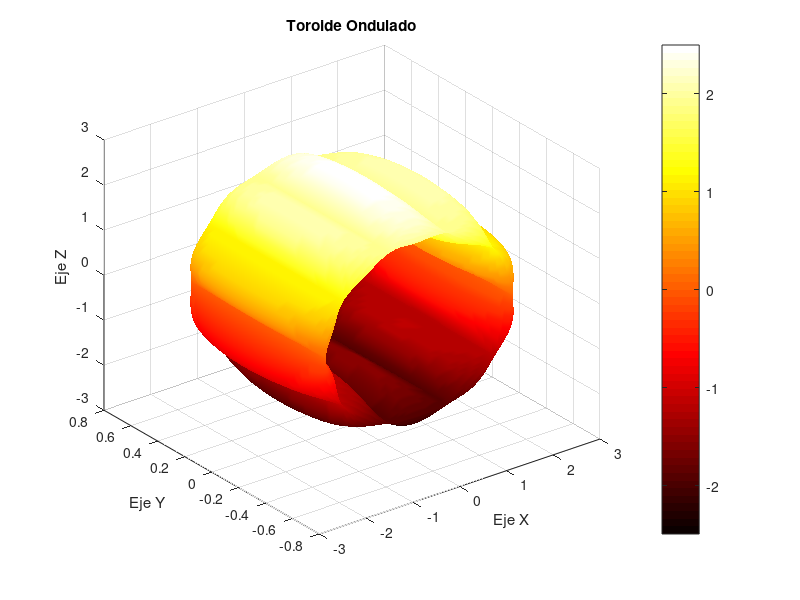

MATLAB code for this plot: (Note: this script raises an error after producing the figure.)
% Ejemplo: Toroide Ondulado
theta = linspace(0, 2*pi, 100); % Ángulo alrededor del eje Z
phi = linspace(0, 2*pi, 100);   % Ángulo alrededor del círculo interno
[Theta, Phi] = meshgrid(theta, phi);

% Definir la forma del toroide con ondas
R = 2; % Radio principal
r = 0.5; % Radio del círculo menor
Z = (R + r .* cos(Phi) .* cos(5*Theta)) .* cos(Theta); % Coordenadas X
X = (R + r .* cos(Phi) .* cos(5*Theta)) .* sin(Theta); % Coordenadas Y
Y = r .* sin(Phi);                                    % Coordenadas Z

% Graficar el toroide ondulado
figure;
surf(X, Y, Z, 'EdgeColor', 'none'); % Superficie suave sin bordes
colormap(hot);                      % Paleta de colores cálida (hot)
shading interp;                     % Suavizar colores
colorbar;                           % Mostrar barra de colores
title('Toroide Ondulado');          % Título llamativo
xlabel('Eje X'); ylabel('Eje Y'); zlabel('Eje Z'); % Etiquetas de los ejes

% Efectos de iluminación
lighting phong;                     % Sombreado Phong
camlight headlight;                 % Luz desde la cámara
view(45, 30);                       % Ajustar el ángulo de visión
axis equal;                         % Ejes con proporciones iguales

